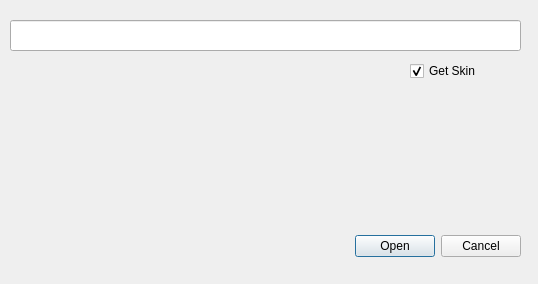
<?xml version="1.0" encoding="UTF-8"?>
<ui version="4.0">
 <class>MouseColorGui</class>
 <widget class="QDialog" name="MouseColorGui">
  <property name="geometry">
   <rect>
    <x>0</x>
    <y>0</y>
    <width>538</width>
    <height>284</height>
   </rect>
  </property>
  <property name="windowTitle">
   <string>Dialog</string>
  </property>
  <widget class="QDialogButtonBox" name="buttonBox">
   <property name="enabled">
    <bool>true</bool>
   </property>
   <property name="geometry">
    <rect>
     <x>180</x>
     <y>230</y>
     <width>341</width>
     <height>32</height>
    </rect>
   </property>
   <property name="orientation">
    <enum>Qt::Horizontal</enum>
   </property>
   <property name="standardButtons">
    <set>QDialogButtonBox::Cancel|QDialogButtonBox::Open</set>
   </property>
   <property name="centerButtons">
    <bool>false</bool>
   </property>
  </widget>
  <widget class="QLineEdit" name="lineEditPath">
   <property name="geometry">
    <rect>
     <x>10</x>
     <y>20</y>
     <width>511</width>
     <height>31</height>
    </rect>
   </property>
  </widget>
  <widget class="QCheckBox" name="checkBoxGetSkin">
   <property name="geometry">
    <rect>
     <x>410</x>
     <y>60</y>
     <width>98</width>
     <height>22</height>
    </rect>
   </property>
   <property name="text">
    <string>Get Skin</string>
   </property>
   <property name="checked">
    <bool>true</bool>
   </property>
   <property name="tristate">
    <bool>false</bool>
   </property>
  </widget>
 </widget>
 <resources/>
 <connections>
  <connection>
   <sender>buttonBox</sender>
   <signal>rejected()</signal>
   <receiver>MouseColorGui</receiver>
   <slot>reject()</slot>
   <hints>
    <hint type="sourcelabel">
     <x>316</x>
     <y>260</y>
    </hint>
    <hint type="destinationlabel">
     <x>286</x>
     <y>274</y>
    </hint>
   </hints>
  </connection>
 </connections>
</ui>
